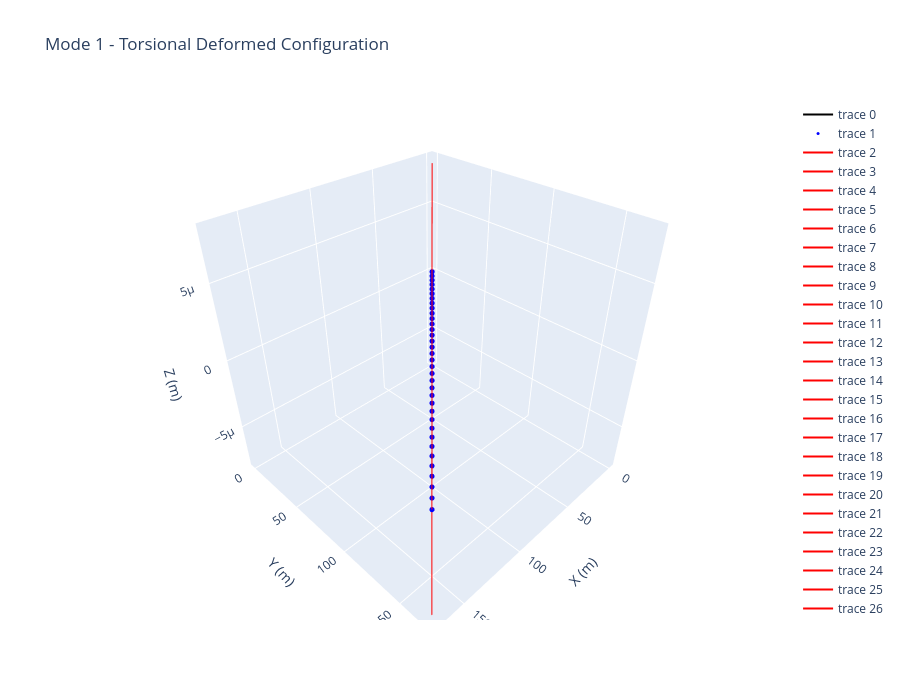
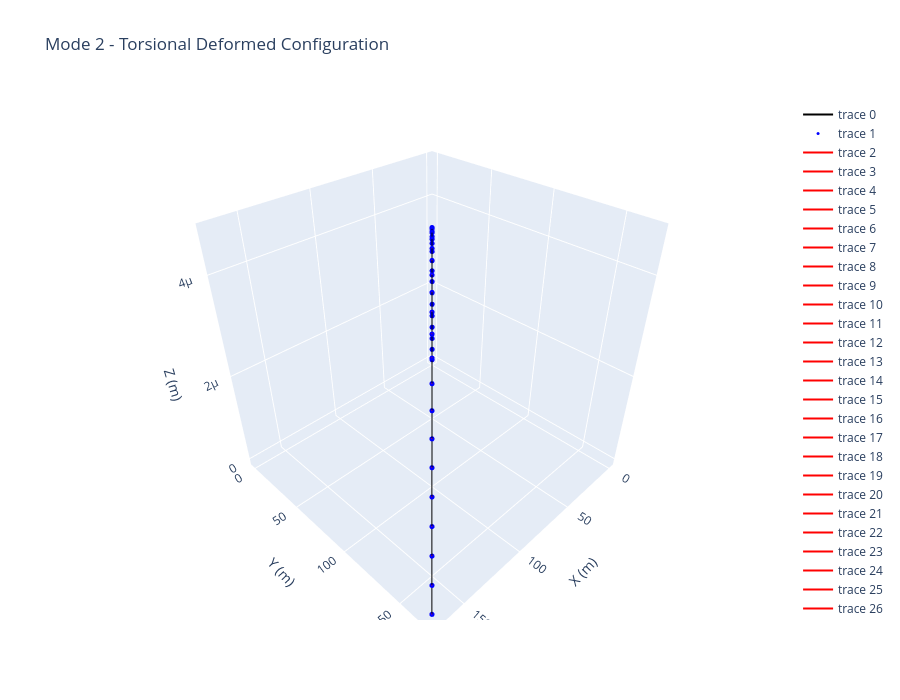
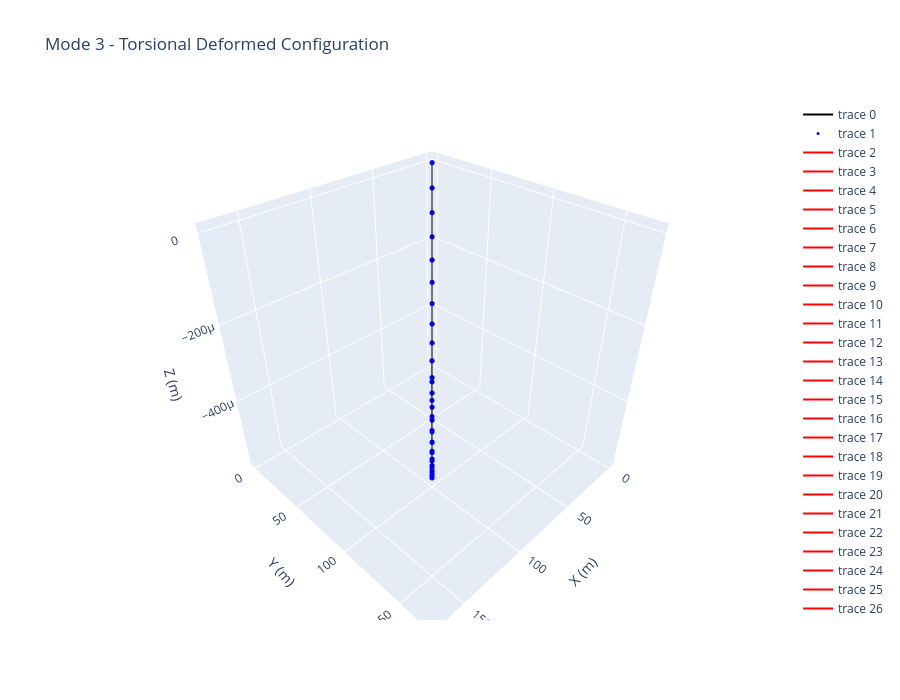
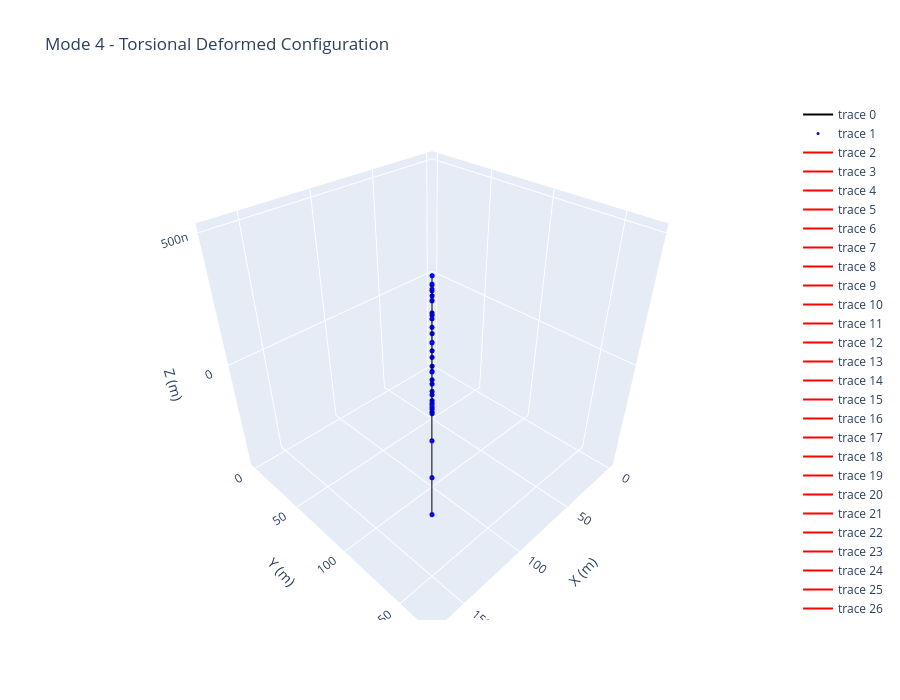

Notebook code for these charts, in order:
### Code cell
import numpy as np
import plotly.graph_objects as go

scale = 5      # exaggerate rotation for visualization
radius = 0.05  # cross-section radius for display

for i in range(modes_to_plot):
    # Deformed node positions
    deformed_nodes = eigvecs_disp_full[:, i].reshape(-1, 3) + nodes

    # Torsional rotations (around local x-axis)
    rotations = modes_rot[i][:, 0]  # θx for each node

    line_x = []
    line_y = []
    line_z = []

    for nA, nB in element_nodes:
        p1 = deformed_nodes[nA - 1]
        p2 = deformed_nodes[nB - 1]

        line_x.extend([p1[0], p2[0], None])
        line_y.extend([p1[1], p2[1], None])
        line_z.extend([p1[2], p2[2], None])

    fig_lines = go.Figure(
        data=[
            # Beam elements
            go.Scatter3d(
                x=line_x,
                y=line_y,
                z=line_z,
                mode='lines',
                line=dict(color='black', width=2)
            ),
            # Nodes
            go.Scatter3d(
                x=deformed_nodes[:, 0],
                y=deformed_nodes[:, 1],
                z=deformed_nodes[:, 2],
                mode='markers',
                marker=dict(size=3, color='blue')
            )
        ]
    )

    # Add small rotated circles at nodes to visualize torsion
    t = np.linspace(0, 2*np.pi, 30)
    for j, node in enumerate(deformed_nodes):
        theta = rotations[j] * scale
        circ_y = node[1] + radius*np.cos(t)*np.cos(theta)
        circ_z = node[2] + radius*np.cos(t)*np.sin(theta)
        circ_x = np.full_like(t, node[0])

        fig_lines.add_trace(go.Scatter3d(
            x=circ_x,
            y=circ_y,
            z=circ_z,
            mode='lines',
            line=dict(color='red', width=2)
        ))

    fig_lines.update_layout(
        title=f'Mode {i+1} - Torsional Deformed Configuration',
        scene=dict(
            xaxis_title='X (m)',
            yaxis_title='Y (m)',
            zaxis_title='Z (m)'
        ),
        width=900,
        height=700
    )

    fig_lines.show()
